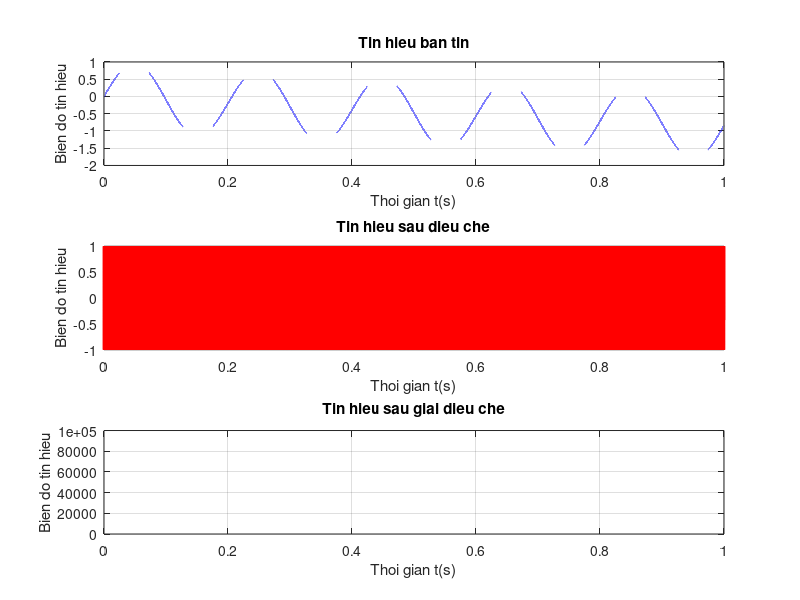
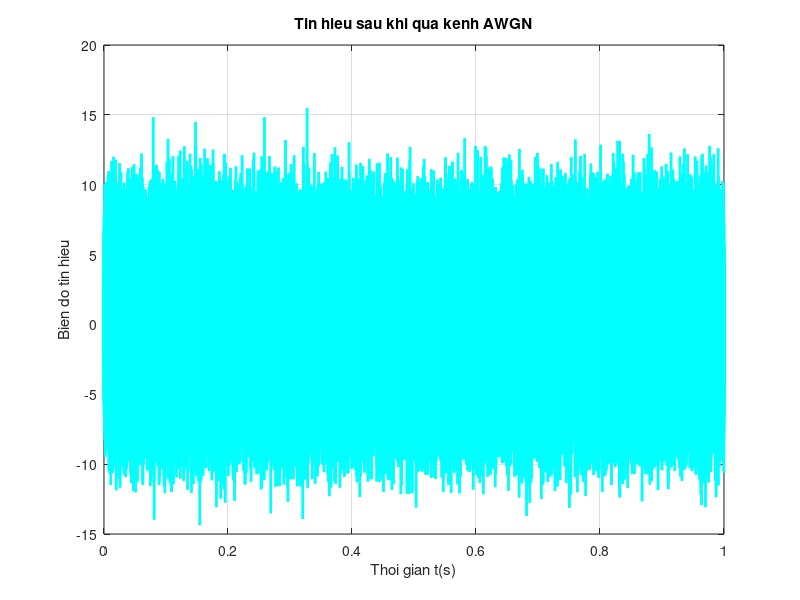

Here is the MATLAB script that generated these plots, in order:
clear;
clc;
close all;

% Dieu che pha

fm = 4;
Tm = 1/fm;
fc = 5000;
sps = 100;
fs = sps * fc;
Ts = 1/fs;
nums_disp = 4;
t = 0:Ts:nums_disp*Tm-Ts;
x = sin(10*pi*t) - sin(5*pi+t+pi);
Ac = 1;
k = 5;

y_fm = Ac*cos(2*pi*fc*t + k * x);

% b qua kenh AWGN
SNRdB = 10;
SNR_linear = 10^(SNRdB/10);
noise_pow = mean(abs(y_fm).^2);
noise_p = SNR_linear/noise_pow;
noise = sqrt(noise_p/2) .* (randn(1, length(x)) + 1i.*randn(1, length(x)));

rt = y_fm + noise;

% c
% wrong when use arccos, but can't use acos like below
% xt = (acos(rt/Ac)-2*pi*fc*t)/k;

% Demodulation
y_analytic = hilbert(rt);
inst_phase  = unwrap(angle(y_analytic));
xt          = (inst_phase - 2*pi*fc*t) / k;

figure;
subplot(3, 1, 1);
plot(t, x, 'LineWidth', 1.8);
title('Tin hieu ban tin');
xlabel('Thoi gian t(s)');
ylabel('Bien do tin hieu');
grid on;

subplot(3, 1, 2);
plot(t, y_fm, 'r-', 'LineWidth', 1.8);
title('Tin hieu sau dieu che');
xlabel('Thoi gian t(s)');
ylabel('Bien do tin hieu');
grid on;

subplot(3, 1, 3);
plot(t, xt, 'g-', 'LineWidth', 1.8);
title('Tin hieu sau giai dieu che');
xlabel('Thoi gian t(s)');
ylabel('Bien do tin hieu');
grid on;

figure;
plot(t, rt, 'c-', 'LineWidth', 1.8);
title('Tin hieu sau khi qua kenh AWGN');
xlabel('Thoi gian t(s)');
ylabel('Bien do tin hieu');
grid on;
